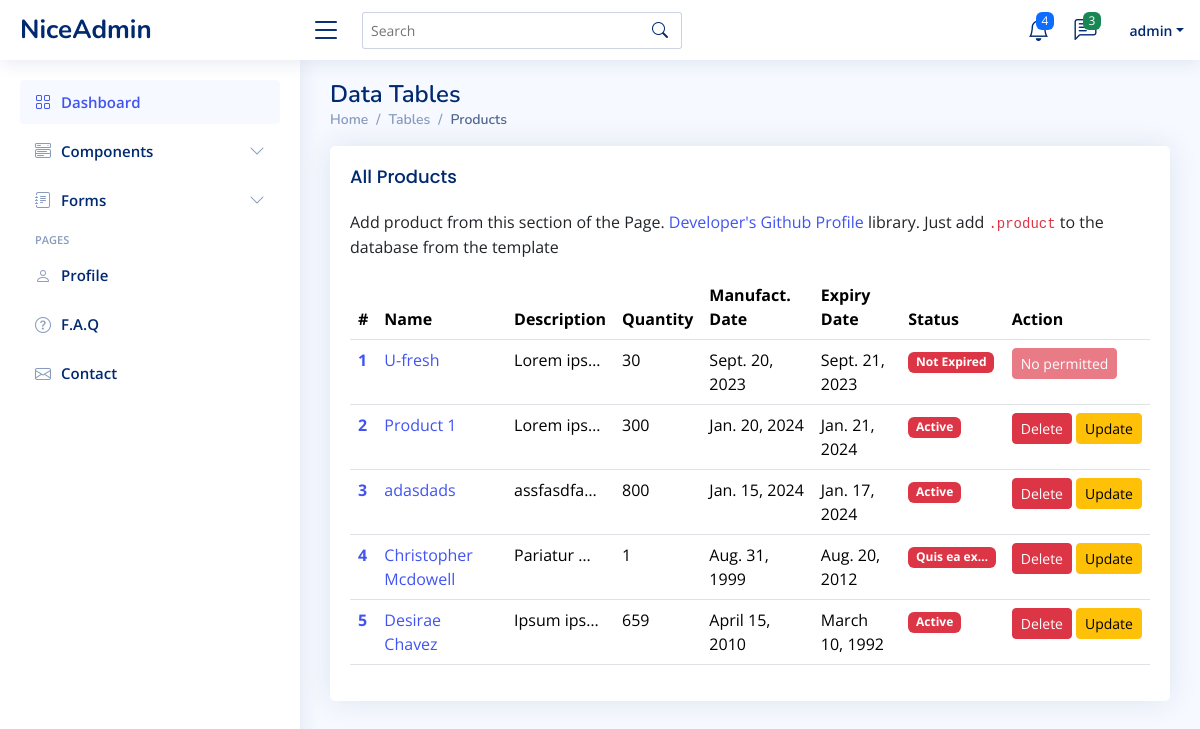
Page /store/all-products/ (signed in) on the earlier database version.
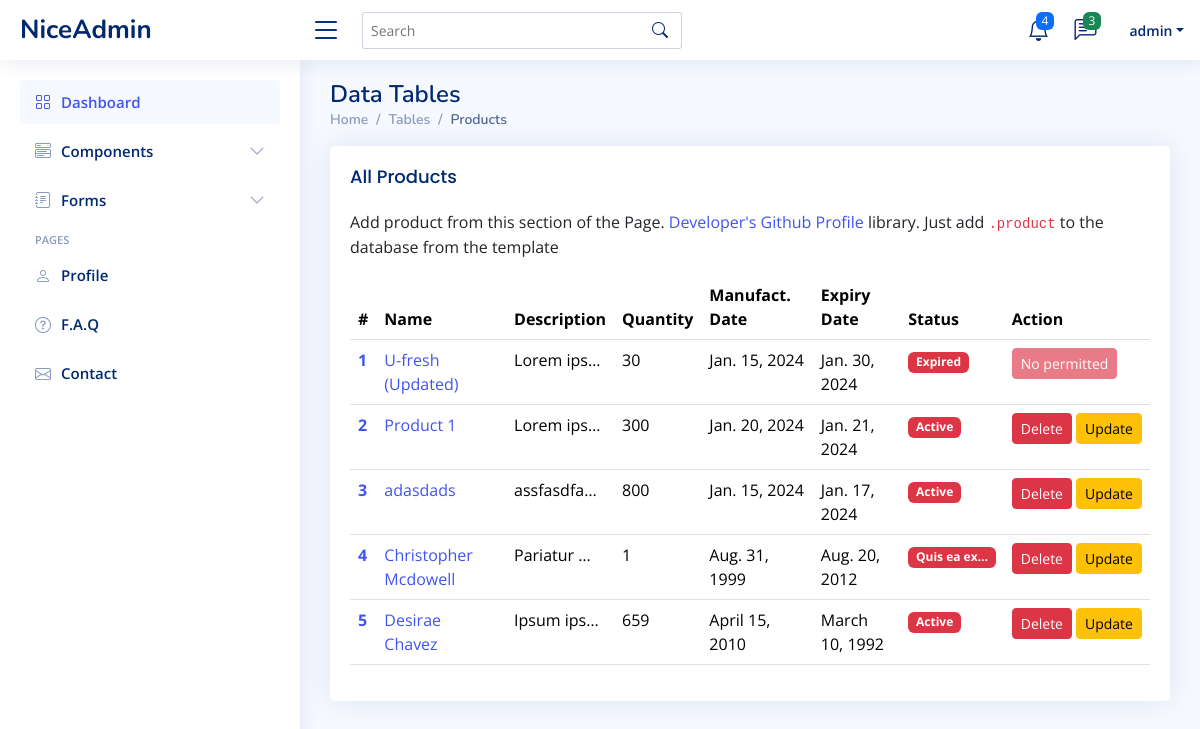
Same page on the later database version.
### store/models.py (models this page shows, shortened)
class Product(models.Model):
    name = models.CharField(max_length=100, null=True)
    description = models.TextField(null=True)
    category = models.ManyToManyField('Category', related_name='category')
    price = models.DecimalField(decimal_places=2, max_digits=90000,null=True)
    quantity = models.IntegerField(null=True)
    manufacturing_date = models.DateTimeField(null=True)
    expiry_date = models.DateTimeField(null=True)
    status = models.CharField(max_length=200)
    created_by = models.ForeignKey(User, on_delete=models.CASCADE, null=True)

### store/views.py (the view)
# urls.py: path('all-products/', ProductList.as_view(), name='all_products'),
class ProductList(LoginRequiredMixin, ListView):
    model = Product
    template_name = 'store/all_products.html'
    def get_context_data(self, **kwargs):
        context = super().get_context_data(**kwargs)
        context['page'] = 'all_products'
        context['model'] = Product.objects.all()
        return context

### templates/store/all_products.html (shortened to what this page needs)
{% extends "base/base.html" %}
{% block content %}
{% include "base/main_nav.html" %}
{% include "base/side_nav.html" %}
{% include "base/base_table.html" %}
{% endblock  %}

### templates/base/base_table.html (shortened to what this page needs)
{% if page == 'all_products' %}
<main id="main" class="main">
  <div class="pagetitle">
    <h1>Data Tables</h1>
    <nav>
      <ol class="breadcrumb">
        <li class="breadcrumb-item"><a href="index.html">Home</a></li>
        <li class="breadcrumb-item">Tables</li>
        <li class="breadcrumb-item active">Products</li>
      </ol>
    </nav>
  </div>
  <section class="section">
    <div class="row">
      <div class="col-lg-12">
        <div class="card">
          <div class="card-body">
            <h5 class="card-title">All Products</h5>
            <p>
              Add product from this section of the Page.
              <a
                href="https://github.com/devxprogramming"
                target="_blank"
                >Developer's Github Profile</a
              >
              library. Just add <code><a class="text-danger" href="{% url "add_product" %}">.product</a></code> to the
              database from the template
            </p>
            <table class="table datatable">
              <thead>
                <tr>
                  <th scope="col">#</th>
                  <th scope="col">Name</th>
                  <th scope="col">Description</th>
                  <th scope="col">Quantity</th>
                  <th scope="col">Manufact. Date</th>
                  <th scope="col">Expiry Date</th>
                  <th scope="col">Status</th>
                  <th scope="col">Action</th>
                </tr>
              </thead>
              <tbody>
                {% for product in model %}
                <tr>
                  <th scope="row">
                    <a href="{% url "product_detail" product.id %}">{{product.id}}</a>
                  </th>
                  <td>
                    <a href="{% url "product_detail" product.id %}">{{product.name}}</a>
                  </td>
                  <td>{{product.description|truncatechars:10}}</td>
                  <td>{{product.quantity}}</td>
                  <td>{{product.manufacturing_date|date}}</td>
                  <td>{{product.expiry_date|date}}</td>
                  <td>
                    <span class="badge bg-danger">{{product.status|truncatechars:11}}</span>
                  </td>
                  {% if product.created_by == request.user %}
                  <td>
                    <div class="d-flex">
                      <a href="{% url 'delete_product' product.id %}" class="btn btn-danger btn-sm">Delete</a>
                      <a href="{% url 'update_product' product.id %}" class="ms-md-1 btn btn-warning btn-sm">Update</a>
                    </div>
                  </td>
                  {% else %}
                  <td>
                    <span class="btn btn-sm btn-danger disabled">No permitted</span>
                  </td>
                  {% endif %}
                </tr>
                {% endfor %}
              </tbody>
            </table>
          </div>
        </div>
      </div>
    </div>
  </section>
</main>
{% else %}
<h1>Move out</h1>
{% endif %}

Differences in the rows shown:
changed Product id 1: name "U-fresh" → "U-fresh (Updated)"; manufacturing_date "Sept. 20, 2023" → "Jan. 15, 2024"; expiry_date "Sept. 21, 2023" → "Jan. 30, 2024"; status "Not Expired" → "Expired"
